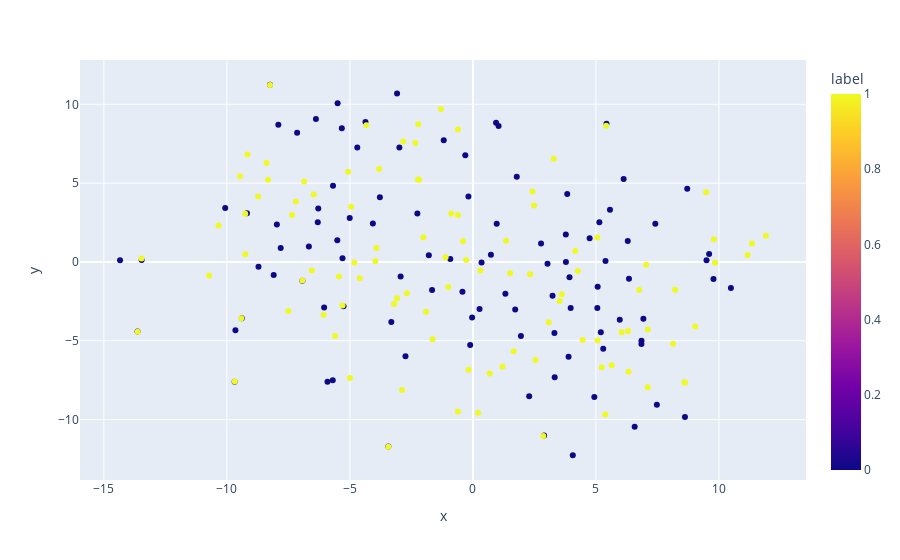

Write notebook code for a chart like this one.
### Code cell
# TSNE for combined embeddings
from sklearn.manifold import TSNE
import matplotlib.pyplot as plt
import seaborn as sns
import pandas as pd

# Combine the embeddings and labels
combined_embeddings = zero_embeddings + one_embeddings
combined_labels = [0] * len(zero_embeddings) + [1] * len(one_embeddings)

# Reduce the dimensionality of the embeddings using TSNE
tsne = TSNE(n_components=2, random_state=42)

# Get the embeddings in 2D
embeddings_2d = tsne.fit_transform(combined_embeddings)

# Create a dataframe with the embeddings and labels
df = pd.DataFrame(embeddings_2d, columns=["x", "y"])
df["label"] = combined_labels

# Plot using plotly
import plotly.express as px
fig = px.scatter(df, x="x", y="y", color="label")
fig.show()

### Figure 1 — Plotly figure (JSON) as saved in the notebook; plotly's stock layout.template omitted (floating-point values rounded to 4 significant figures; data arrays with more than 128 entries replaced by an {"elided": "..."} marker saying what was removed)
{"data": [{"hovertemplate": "x=%{x}<br>y=%{y}<br>label=%{marker.color}<extra></extra>", "legendgroup": "", "marker": {"color": {"elided": "200 int values"}, "coloraxis": "coloraxis", "symbol": "circle"}, "mode": "markers", "name": "", "orientation": "v", "showlegend": false, "type": "scatter", "x": {"elided": "200 float values"}, "xaxis": "x", "y": {"elided": "200 float values"}, "yaxis": "y"}], "layout": {"coloraxis": {"colorbar": {"title": {"text": "label"}}, "colorscale": [[0, "#0d0887"], [0.1111, "#46039f"], [0.2222, "#7201a8"], [0.3333, "#9c179e"], [0.4444, "#bd3786"], [0.5556, "#d8576b"], [0.6667, "#ed7953"], [0.7778, "#fb9f3a"], [0.8889, "#fdca26"], [1, "#f0f921"]]}, "legend": {"tracegroupgap": 0}, "margin": {"t": 60}, "xaxis": {"anchor": "y", "domain": [0, 1], "title": {"text": "x"}}, "yaxis": {"anchor": "x", "domain": [0, 1], "title": {"text": "y"}}}}
